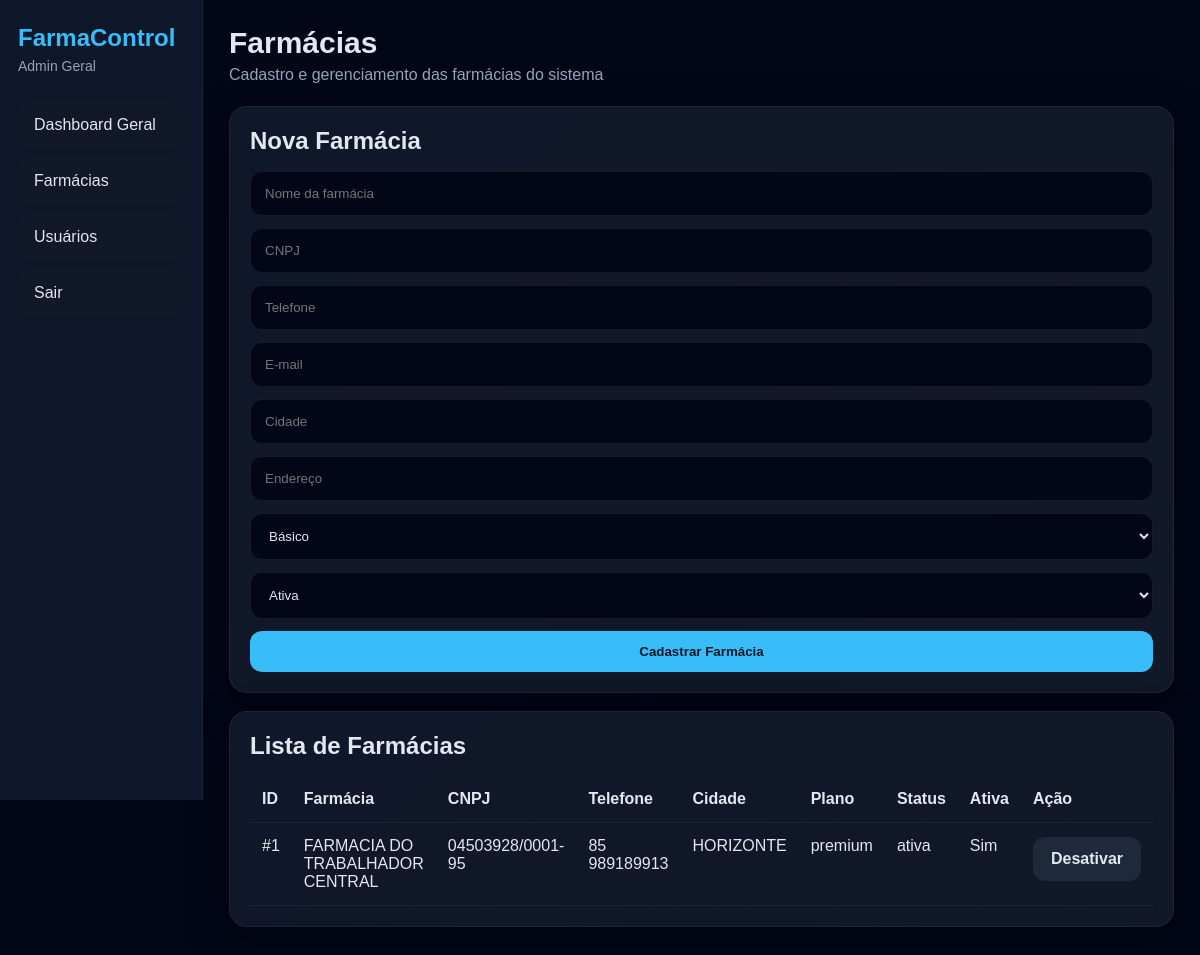
Page /master/farmacias (signed in) on the earlier database version.
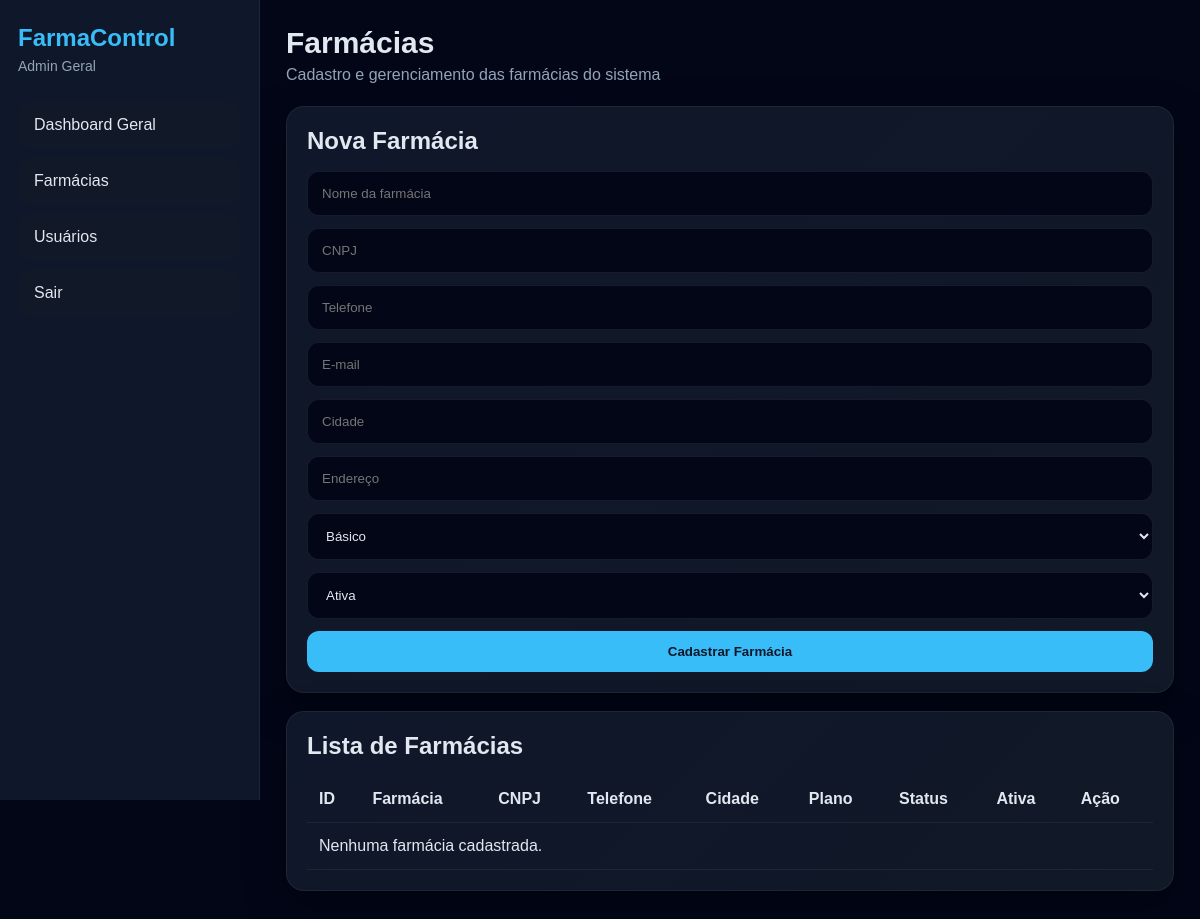
Same page on the later database version.
### models.py (models this page shows)
class Farmacia(db.Model):
    __tablename__ = "farmacias"
    id = db.Column(db.Integer, primary_key=True)
    nome = db.Column(db.String(150), nullable=False)
    cnpj = db.Column(db.String(30), unique=True, nullable=True)
    telefone = db.Column(db.String(30), nullable=True)
    email = db.Column(db.String(150), nullable=True)
    endereco = db.Column(db.String(255), nullable=True)
    cidade = db.Column(db.String(100), nullable=True)
    status = db.Column(db.String(20), nullable=False, default="ativa")
    plano = db.Column(db.String(50), nullable=False, default="basico")
    ativo = db.Column(db.Boolean, default=True)
    criado_em = db.Column(db.DateTime, default=agora_brasil)
    usuarios = db.relationship("User", backref="farmacia", lazy=True)
    clientes = db.relationship("Cliente", backref="farmacia", lazy=True)
    entregadores = db.relationship("Entregador", backref="farmacia", lazy=True)
    pedidos = db.relationship("Pedido", backref="farmacia", lazy=True)
    localizacoes = db.relationship("Localizacao", backref="farmacia", lazy=True)
    whatsapp_configs = db.relationship("WhatsAppConfig", backref="farmacia", lazy=True)
    whatsapp_logs = db.relationship("WhatsAppLog", backref="farmacia", lazy=True)

### app.py (the view, shortened to what this page needs)
    @app.route("/master/farmacias", methods=["GET", "POST"])
    @login_required
    @master_required
    def master_farmacias():
        farmacias = Farmacia.query.order_by(Farmacia.id.desc()).all()
        return render_template("master_farmacias.html", farmacias=farmacias)

### app.py (called while the page is built)
def master_required(view_func):
    @wraps(view_func)
    def wrapper(*args, **kwargs):
        if not current_user.is_authenticated:
            return redirect(url_for("login"))
        if not current_user.is_master:
            flash("Acesso permitido apenas para o administrador master.", "danger")
            return redirect(url_for("dashboard"))
        return view_func(*args, **kwargs)
    return wrapper

### models.py (called while the page is built)
@login_manager.user_loader
def load_user(user_id):
    return db.session.get(User, int(user_id))

    @property
    def is_master(self):
        return self.perfil == "master"

### templates/master_farmacias.html (shortened to what this page needs)
{% extends "base.html" %}
{% block content %}
<div class="page-head">
  <div>
    <h1>Farmácias</h1>
    <p class="muted">Cadastro e gerenciamento das farmácias do sistema</p>
  </div>
</div>
<div class="panel">
  <h2>Nova Farmácia</h2>
  <form method="post" class="form-grid">
    <input type="text" name="nome" placeholder="Nome da farmácia" required>
    <input type="text" name="cnpj" placeholder="CNPJ">
    <input type="text" name="telefone" placeholder="Telefone">
    <input type="email" name="email" placeholder="E-mail">
    <input type="text" name="cidade" placeholder="Cidade">
    <input type="text" name="endereco" placeholder="Endereço">
    <select name="plano">
      <option value="basico">Básico</option>
    </select>
    <select name="status">
      <option value="ativa">Ativa</option>
    </select>
    <button type="submit" class="btn btn-primary">Cadastrar Farmácia</button>
  </form>
</div>
<div class="panel">
  <h2>Lista de Farmácias</h2>
  <div class="table-wrap">
    <table>
      <thead>
        <tr>
          <th>ID</th>
          <th>Farmácia</th>
          <th>CNPJ</th>
          <th>Telefone</th>
          <th>Cidade</th>
          <th>Plano</th>
          <th>Status</th>
          <th>Ativa</th>
          <th>Ação</th>
        </tr>
      </thead>
      <tbody>
        {% for farmacia in farmacias %}
        <tr>
          <td>#{{ farmacia.id }}</td>
          <td>{{ farmacia.nome }}</td>
          <td>{{ farmacia.cnpj or "-" }}</td>
          <td>{{ farmacia.telefone or "-" }}</td>
          <td>{{ farmacia.cidade or "-" }}</td>
          <td>{{ farmacia.plano }}</td>
          <td>{{ farmacia.status }}</td>
          <td>{{ "Sim" if farmacia.ativo else "Não" }}</td>
          <td>
            <a href="{{ url_for('master_toggle_farmacia', farmacia_id=farmacia.id) }}" class="btn btn-secondary">
              {{ "Desativar" if farmacia.ativo else "Ativar" }}
            </a>
          </td>
        </tr>
        {% else %}
        <tr>
          <td colspan="9">Nenhuma farmácia cadastrada.</td>
        </tr>
        {% endfor %}
      </tbody>
    </table>
  </div>
</div>
{% endblock %}

### templates/base.html (shortened to what this page needs)
<!doctype html>
<html lang="pt-br">
<head>
  <link rel="stylesheet" href="{{ url_for('static', filename='style.css') }}">
  <link
    rel="stylesheet"
    href="https://unpkg.com/leaflet@1.9.4/dist/leaflet.css"
  />
</head>
<body>
  <div class="app-shell">
    {% if current_user.is_authenticated and request.endpoint not in ['login', 'entregador_login'] %}
    <aside class="sidebar">
      <div class="brand">
        <h2>FarmaControl</h2>
        {% if current_user.is_master %}
          <p>Admin Geral</p>
        {% else %}
          <p>Painel da Farmácia</p>
        {% endif %}
      </div>
      <nav class="menu">
        {% if current_user.is_master %}
          <a href="{{ url_for('dashboard') }}">Dashboard Geral</a>
          <a href="{{ url_for('master_farmacias') }}">Farmácias</a>
          <a href="{{ url_for('master_usuarios') }}">Usuários</a>
          <a href="{{ url_for('logout') }}">Sair</a>
        {% endif %}
      </nav>
    </aside>
    {% endif %}
    <main class="main-content {% if not current_user.is_authenticated %}full{% endif %}">
      {% block content %}{% endblock %}
    </main>
  </div>
</body>
</html>

### static/style.css (style rules this page uses)
* { margin: 0; padding: 0; box-sizing: border-box; }
body { background: #020617; color: #e2e8f0; font-family: Arial, sans-serif; }
a { text-decoration: none; }
.app-shell { display: flex; min-height: 100vh; }
.sidebar { width: 260px; background: #0f172a; border-right: 1px solid rgba(255,255,255,0.06); padding: 24px 18px; position: sticky; top: 0; height: 100vh; }
.brand h2 { font-size: 24px; color: #38bdf8; }
.brand p { margin-top: 6px; color: #94a3b8; font-size: 14px; }
.menu { margin-top: 28px; display: flex; flex-direction: column; gap: 10px; }
.menu a { background: #111827; color: #e2e8f0; padding: 14px 16px; border-radius: 12px; transition: 0.2s; }
.main-content { flex: 1; padding: 26px; }
.page-head { margin-bottom: 22px; }
.page-head h1 { font-size: 30px; margin-bottom: 6px; }
.muted { color: #94a3b8; }
.card, .panel, .mobile-card { background: linear-gradient(135deg, #0f172a, #111827); border: 1px solid rgba(255,255,255,0.06); border-radius: 18px; box-shadow: 0 15px 40px rgba(0,0,0,0.35); }
.panel { padding: 20px; margin-bottom: 18px; }
.panel h2 { margin-bottom: 16px; }
.form-grid { display: grid; gap: 12px; }
input, select, textarea { width: 100%; background: #020617; color: #e2e8f0; border: 1px solid rgba(255,255,255,0.08); border-radius: 12px; padding: 14px; outline: none; }
.btn { border: none; padding: 13px 18px; border-radius: 12px; cursor: pointer; font-weight: bold; display: inline-block; text-align: center; }
.btn-primary { background: #38bdf8; color: #0f172a; }
.table-wrap { overflow-x: auto; }
table { width: 100%; border-collapse: collapse; }
table th, table td { text-align: left; padding: 14px 12px; border-bottom: 1px solid rgba(255,255,255,0.06); vertical-align: top; }

Differences in the rows shown:
removed Farmacia: id "1", nome "FARMACIA DO TRABALHADOR CENTRAL", cnpj "04503928/0001-95", telefone "85 989189913", cidade "HORIZONTE", plano "premium", status "ativa", ativo "Sim", ativo "Desativar"
Other differences:
text now shown: "Nenhuma farmácia cadastrada."
